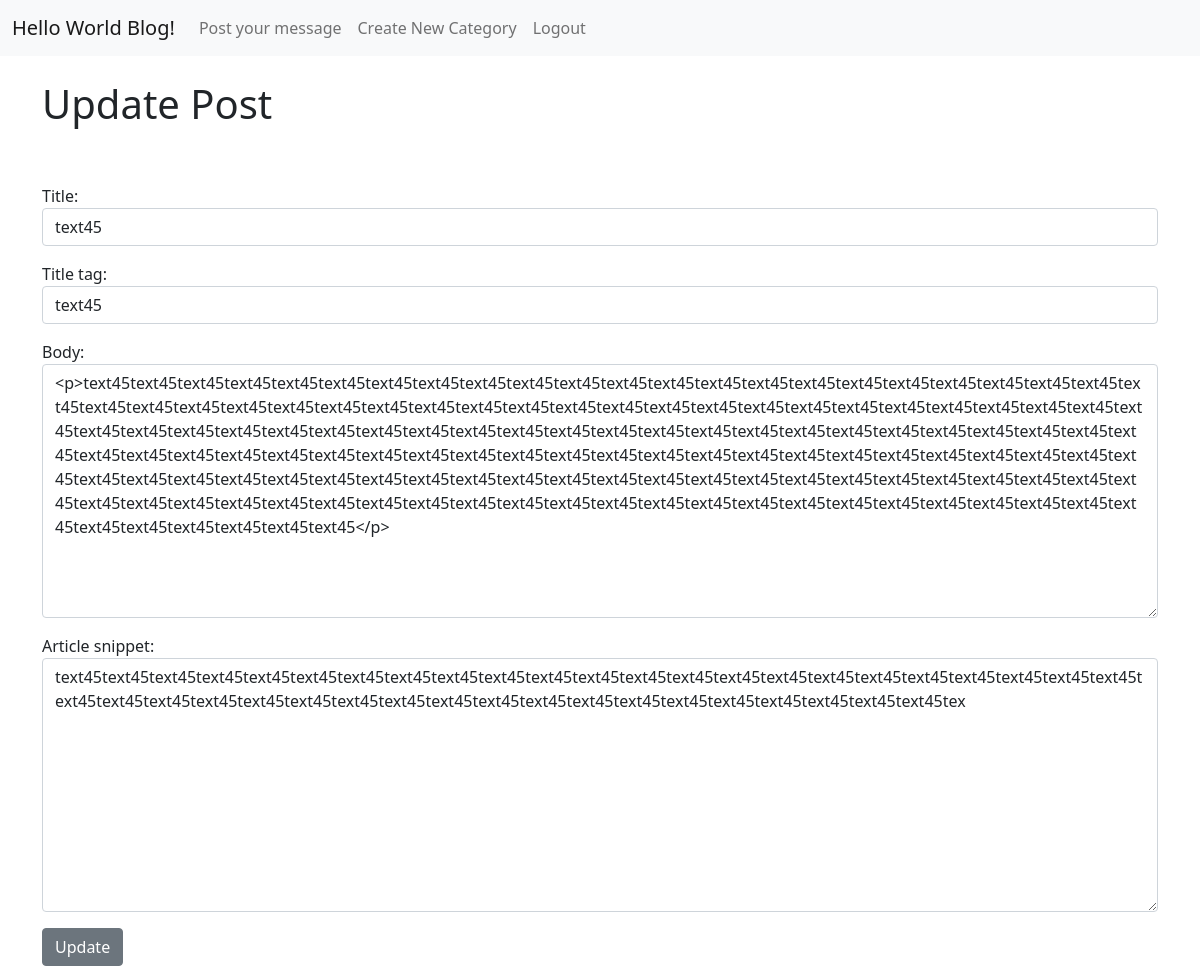
The page /article/edit/24 (signed in) on the database its author committed.
### world/models.py (models this page shows, shortened)
class Post(models.Model):
    title = models.CharField(max_length=255)
    title_tag = models.CharField(max_length=255)
    header_img = models.ImageField(null=True, blank=True, upload_to="images/")
    author = models.ForeignKey(User, on_delete=models.CASCADE)
    likes = models.ManyToManyField(User, related_name='post_blog')
    category = models.CharField(max_length=255, default='uncategorized')
    body = RichTextField(blank=True, null=True)
    publish_date =  models.DateField(auto_now_add=True)
    article_snippet = models.CharField(max_length=255, default='')

### world/views.py (the view)
# urls.py: path('article/edit/<int:pk>', UpdateViewPost.as_view(), name='update_post'),
class UpdateViewPost(UpdateView):
    model = Post
    form_class = EditForm
    template_name = 'post_update.html'

### world/forms.py
class EditForm(forms.ModelForm):
    class Meta:
        model = Post
        fields =('title', 'title_tag', 'body', 'article_snippet')
        widgets = {
            'title': forms.TextInput(attrs={'class': 'form-control'}),
            'title_tag': forms.TextInput(attrs={'class': 'form-control'}),
            'body': forms.Textarea(attrs={'class': 'form-control'}),
            'article_snippet': forms.Textarea(attrs={'class': 'form-control'}),
        }

### world/templates/post_update.html (shortened to what this page needs)
{% extends 'base.html' %}
{% block content %}
{% if user.is_authenticated %}
{% if user.id == post.author.id %}
    <h1> Update Post</h1>
    <br/><br/>
    <div class="mb-3">
        <form method="POST">
            {{ form.as_p }}
            <button class="btn btn-secondary">Update</button>
    </div>
    {% else %}
       No user access
    {% endif %}
{% else %}
    Please register now or Login
{% endif %}
{% endblock %}

### world/templates/base.html (shortened to what this page needs)
{% load static %}
<!DOCTYPE html>
<html class="h-100">
<html lang="en">
  <head>
    <link rel="stylesheet" href="{% static 'css/style.css' %}">
      <link rel="stylesheet" href="https://cdnjs.cloudflare.com/ajax/libs/font-awesome/5.15.3/css/all.min.css" />
      <link href="https://cdn.jsdelivr.net/npm/bootstrap@5.0.2/dist/css/bootstrap.min.css" rel="stylesheet">
  <nav class="navbar navbar-expand-lg navbar-light bg-light">
    <div class="container-fluid">
      <a class="navbar-brand" href="{% url 'index' %}">Hello World Blog!</a>
      <div class="collapse navbar-collapse" id="navbarText">
        <ul class="navbar-nav me-auto mb-2 mb-lg-0">
          {% if user.is_authenticated %}
            <li class="nav-item">
              <a class="nav-link" href="{% url 'post' %}">Post your message</a>
            </li>
            <li class="nav-item">
              <a class="nav-link" href="{% url 'create_category' %}">Create New Category</a>
            </li>
            <li class="nav-item">
              <a class="nav-link" href="{% url 'logout' %}">Logout</a>
            </li>
          {% endif %}
        </ul>
      </div>
    </div>
  </nav>
 <br/>
  <div class="container">
      {% block content %}
      {% endblock %}
  </div>
</body>
</html>
</html>

### static/css/style.css (style rules this page uses)
* { margin: 0; padding: 0; }

### rows shown on the page
Post: title "text45", title_tag "text45", body "<p>text45text45text45text45text45text45text45text45text45text45text45text45text45text45text45text45text45text45text45text45text45text45text45text45text45text45text45text45text45text45text45text45text45text45text45text45text45text45text45text45text45text45text45text45text45text45text45text45text45text45text45text45text45text45text45text45text45text45text45text45text45text45text45text45text45text45text45text45text45text45text45text45text45text45text45text45text45text45text45text45text45text45text45text45text45text45text45text45text45text45text45text45text45text45text45text45text45text45text45text45text45text45text45text45text45text45text45text45text45text45text45text45text45text45text45text45t…", article_snippet "text45text45text45text45text45text45text45text45text45text45text45text45text45text45text45text45text45text45text45text45text45text45text45text45text45text45text45text45text45text45text45text45text45text45text45text45text45text45text45text45text45text45tex"
